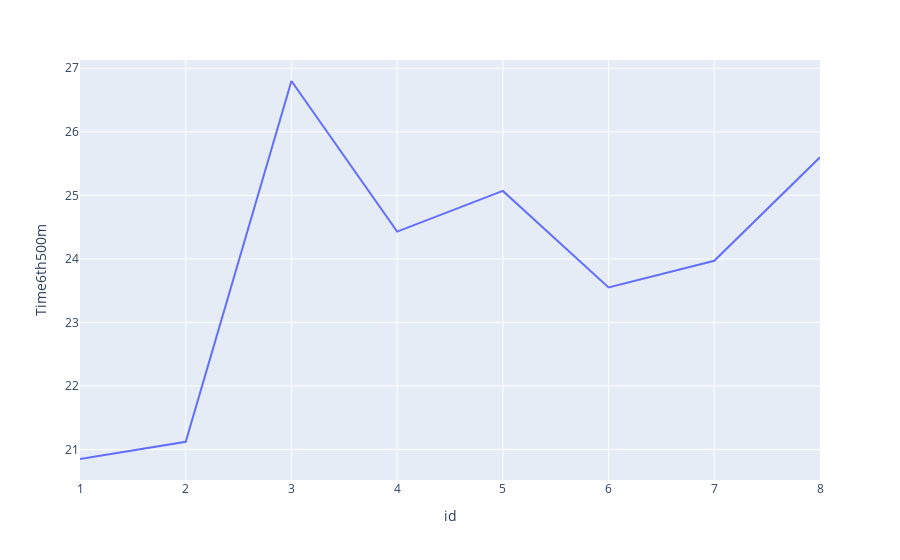

Notebook source saved alongside this figure:
### Code cell
px.line(df_run, x='id', y='Time6th500m')

### Figure 1 — Plotly figure (JSON) as saved in the notebook; plotly's stock layout.template omitted (floating-point values rounded to 4 significant figures)
{"data": [{"hovertemplate": "id=%{x}<br>Time6th500m=%{y}<extra></extra>", "legendgroup": "", "line": {"color": "#636efa", "dash": "solid"}, "mode": "lines", "name": "", "orientation": "v", "showlegend": false, "type": "scatter", "x": [1, 2, 3, 4, 5, 6, 7, 8], "xaxis": "x", "y": [20.85, 21.12, 26.8, 24.43, 25.07, 23.55, 23.97, 25.6], "yaxis": "y"}], "layout": {"legend": {"tracegroupgap": 0}, "margin": {"t": 60}, "xaxis": {"anchor": "y", "domain": [0, 1], "title": {"text": "id"}}, "yaxis": {"anchor": "x", "domain": [0, 1], "title": {"text": "Time6th500m"}}}}
